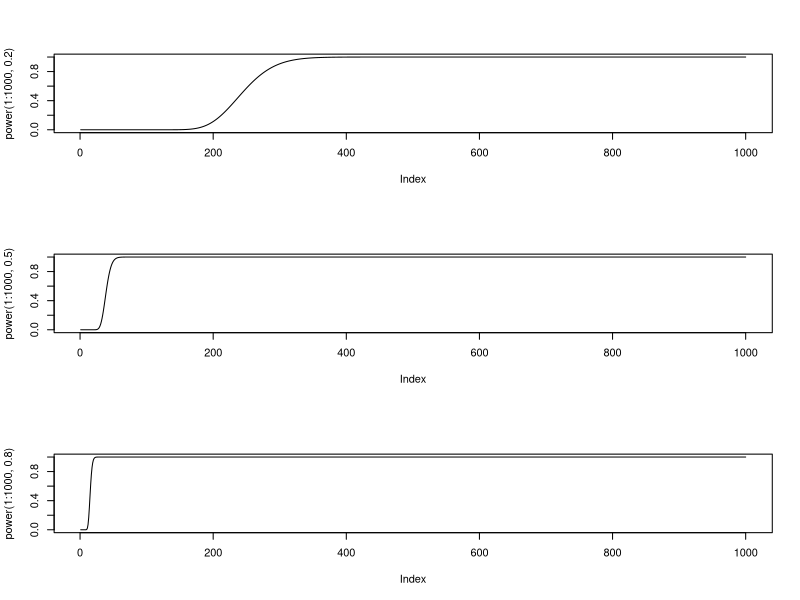

Source code (R):
power<-function(n,delta){
  1-pnorm(155.4047, mean=64*n*(1/4)*(delta^2), sqrt(64*4*n*(1/4)*(delta^2)))
}
par(mfrow=c(3,1))
plot(power(1:1000,0.2), type='l')
plot(power(1:1000,0.5), type='l')
plot(power(1:1000,0.8), type='l')
